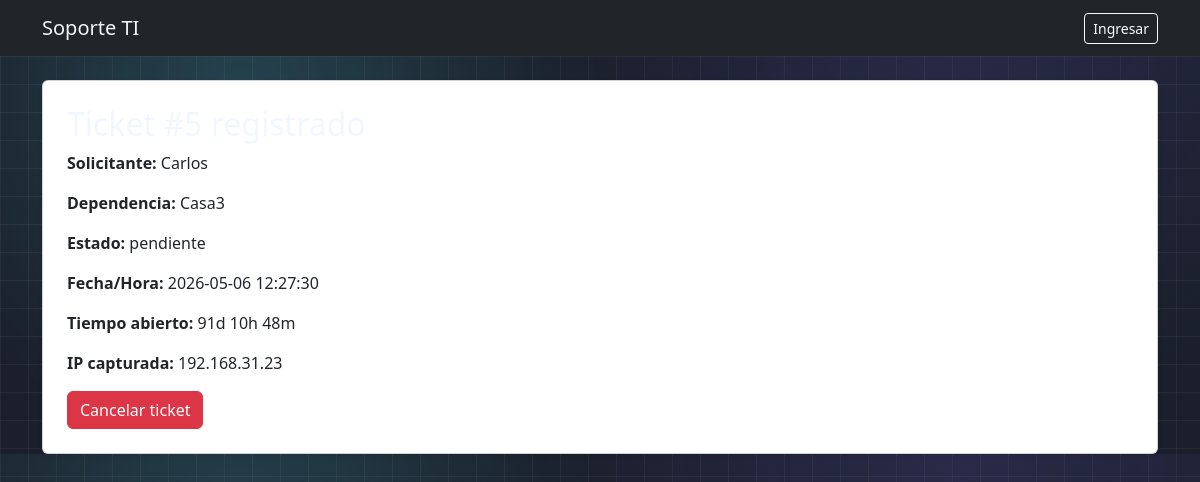
The app's page /ticket/created/5, older data.
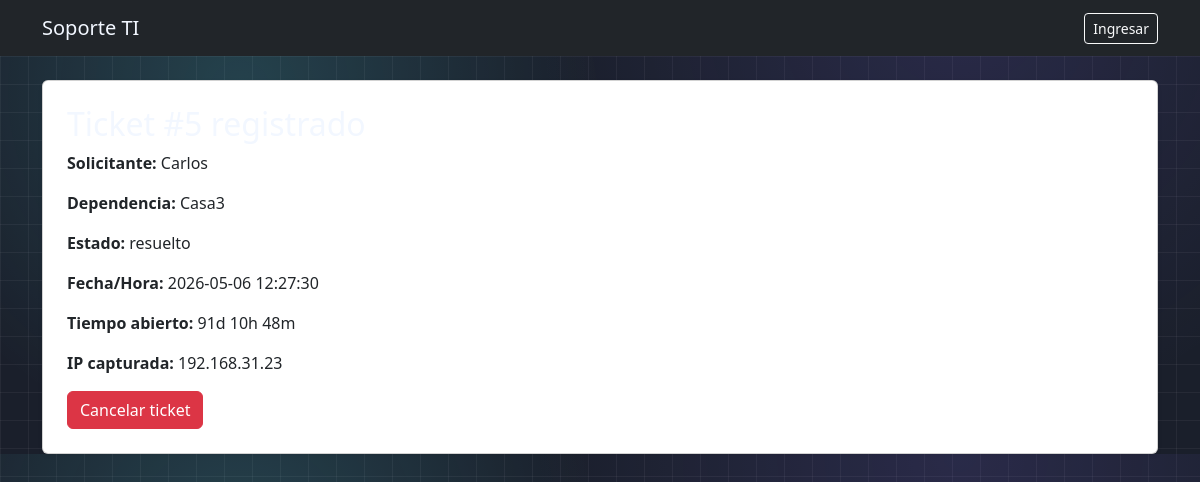
The same page, newer data.
### tables this page shows
CREATE TABLE tickets (
            id INTEGER PRIMARY KEY AUTOINCREMENT,
            requester_name TEXT NOT NULL,
            department TEXT NOT NULL,
            phone_internal TEXT NOT NULL,
            problem_key TEXT NOT NULL,
            problem_title TEXT NOT NULL,
            description TEXT NOT NULL,
            local_ip TEXT NOT NULL,
            created_at TEXT NOT NULL,
            status TEXT NOT NULL DEFAULT 'pendiente',
            assigned_to_user_id INTEGER,
            canceled_by_requester INTEGER NOT NULL DEFAULT 0,
            closed_by_user_id INTEGER,
            closed_at TEXT,
            close_note TEXT, assigned_at TEXT,
            FOREIGN KEY (assigned_to_user_id) REFERENCES users(id),
            FOREIGN KEY (closed_by_user_id) REFERENCES users(id)
        );

### app.py (the view)
@app.route("/ticket/created/<int:ticket_id>")
def ticket_created(ticket_id: int):
    ticket = db().execute("SELECT * FROM tickets WHERE id = ?", (ticket_id,)).fetchone()
    if not ticket:
        flash("Ticket no encontrado.", "danger")
        return redirect(url_for("home"))
    return render_template("ticket_created.html", ticket=ticket)

### app.py (called while the page is built)
def db() -> sqlite3.Connection:
    if "db" not in g:
        conn = sqlite3.connect(DB_PATH)
        conn.row_factory = sqlite3.Row
        g.db = conn
    return g.db

### templates/ticket_created.html (shortened to what this page needs)
{% extends "base.html" %}
{% block content %}
<div class="card shadow-sm p-4">
  <h2>Ticket #{{ ticket.id }} registrado</h2>
  <p><strong>Solicitante:</strong> {{ ticket.requester_name }}</p>
  <p><strong>Dependencia:</strong> {{ ticket.department }}</p>
  <p><strong>Estado:</strong> {{ ticket.status }}</p>
  <p><strong>Fecha/Hora:</strong> {{ ticket.created_at }}</p>
  <p><strong>Tiempo abierto:</strong> <span id="open-time" data-created-at="{{ ticket.created_at }}">Calculando...</span></p>
  <p><strong>IP capturada:</strong> {{ ticket.local_ip }}</p>
  <form method="post" action="{{ url_for('cancel_by_requester', ticket_id=ticket.id) }}">
    <button class="btn btn-danger" onclick="return confirm('¿Cancelar ticket?')">Cancelar ticket</button>
  </form>
</div>
{% endblock %}

Row changes from the older to the newer data that the page shows:
changed tickets "Carlos": status "pendiente" → "resuelto"
